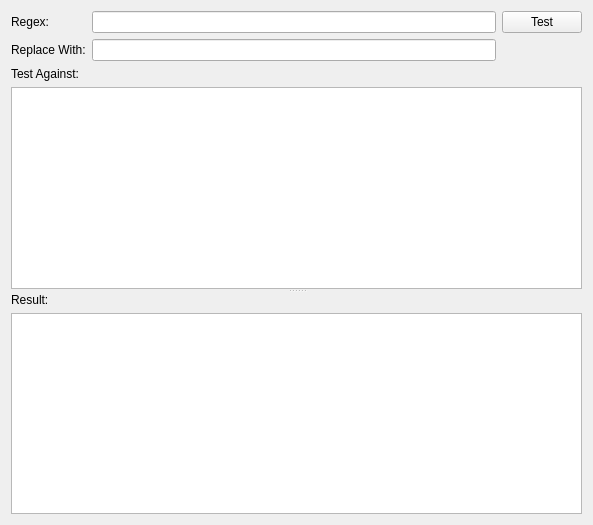
<?xml version="1.0" encoding="UTF-8"?>
<ui version="4.0">
 <class>RegexTool</class>
 <widget class="QWidget" name="RegexTool">
  <property name="geometry">
   <rect>
    <x>0</x>
    <y>0</y>
    <width>593</width>
    <height>525</height>
   </rect>
  </property>
  <property name="windowTitle">
   <string>Regex Test Tool</string>
  </property>
  <layout class="QVBoxLayout" name="verticalLayout_3">
   <item>
    <layout class="QGridLayout" name="gridLayout">
     <item row="1" column="1">
      <widget class="QLineEdit" name="txtRegex"/>
     </item>
     <item row="1" column="2">
      <widget class="QPushButton" name="btnRun">
       <property name="text">
        <string>Test</string>
       </property>
      </widget>
     </item>
     <item row="2" column="1">
      <widget class="QLineEdit" name="txtReplaceWith"/>
     </item>
     <item row="1" column="0">
      <widget class="QLabel" name="label_3">
       <property name="text">
        <string>Regex:</string>
       </property>
      </widget>
     </item>
     <item row="2" column="0">
      <widget class="QLabel" name="label_4">
       <property name="text">
        <string>Replace With:</string>
       </property>
      </widget>
     </item>
    </layout>
   </item>
   <item>
    <widget class="QSplitter" name="splitter">
     <property name="orientation">
      <enum>Qt::Vertical</enum>
     </property>
     <widget class="QWidget" name="">
      <layout class="QVBoxLayout" name="verticalLayout_2">
       <item>
        <widget class="QLabel" name="label">
         <property name="text">
          <string>Test Against:</string>
         </property>
        </widget>
       </item>
       <item>
        <widget class="QPlainTextEdit" name="txtTest"/>
       </item>
      </layout>
     </widget>
     <widget class="QWidget" name="">
      <layout class="QVBoxLayout" name="verticalLayout">
       <item>
        <widget class="QLabel" name="label_2">
         <property name="text">
          <string>Result:</string>
         </property>
        </widget>
       </item>
       <item>
        <widget class="QPlainTextEdit" name="txtResult"/>
       </item>
      </layout>
     </widget>
    </widget>
   </item>
  </layout>
 </widget>
 <resources/>
 <connections/>
</ui>
